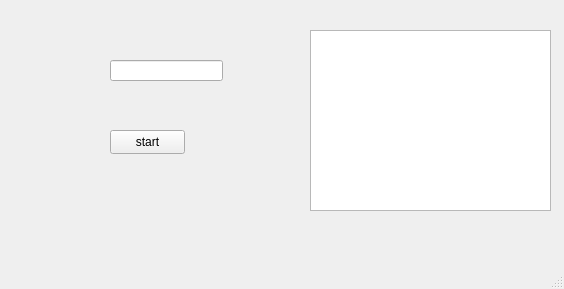
<?xml version="1.0" encoding="UTF-8"?>
<ui version="4.0">
 <class>MainWindow</class>
 <widget class="QMainWindow" name="MainWindow">
  <property name="geometry">
   <rect>
    <x>0</x>
    <y>0</y>
    <width>564</width>
    <height>289</height>
   </rect>
  </property>
  <property name="windowTitle">
   <string>MainWindow</string>
  </property>
  <widget class="QWidget" name="centralwidget">
   <widget class="QLineEdit" name="portInput">
    <property name="geometry">
     <rect>
      <x>110</x>
      <y>60</y>
      <width>113</width>
      <height>21</height>
     </rect>
    </property>
   </widget>
   <widget class="QTextEdit" name="logTextEdit">
    <property name="geometry">
     <rect>
      <x>310</x>
      <y>30</y>
      <width>241</width>
      <height>181</height>
     </rect>
    </property>
   </widget>
   <widget class="QPushButton" name="startServerButton">
    <property name="geometry">
     <rect>
      <x>110</x>
      <y>130</y>
      <width>75</width>
      <height>24</height>
     </rect>
    </property>
    <property name="text">
     <string>start</string>
    </property>
   </widget>
  </widget>
  <widget class="QMenuBar" name="menubar">
   <property name="geometry">
    <rect>
     <x>0</x>
     <y>0</y>
     <width>564</width>
     <height>22</height>
    </rect>
   </property>
  </widget>
  <widget class="QStatusBar" name="statusbar"/>
 </widget>
 <resources/>
 <connections/>
</ui>
